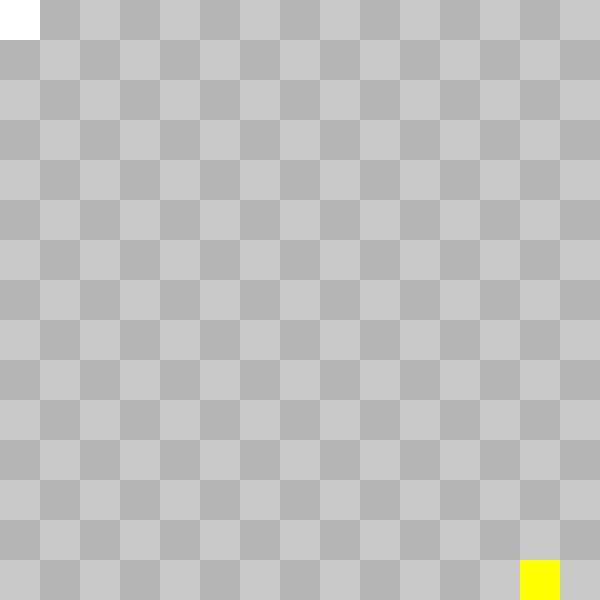
Frame 1 (no input)
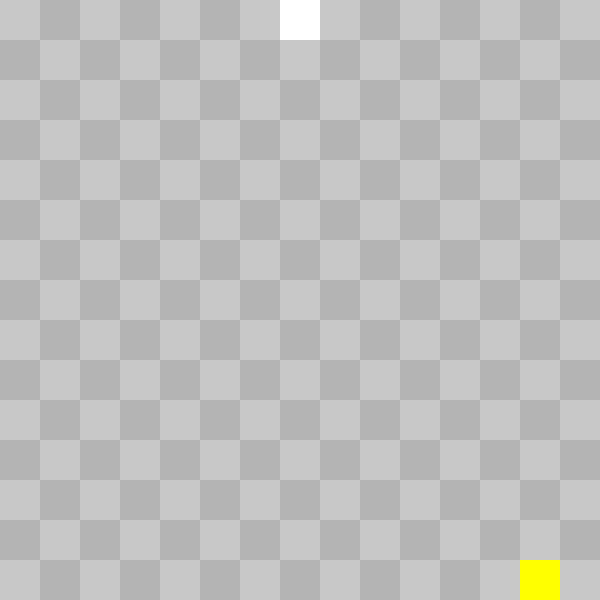
Frame 60 (no input)
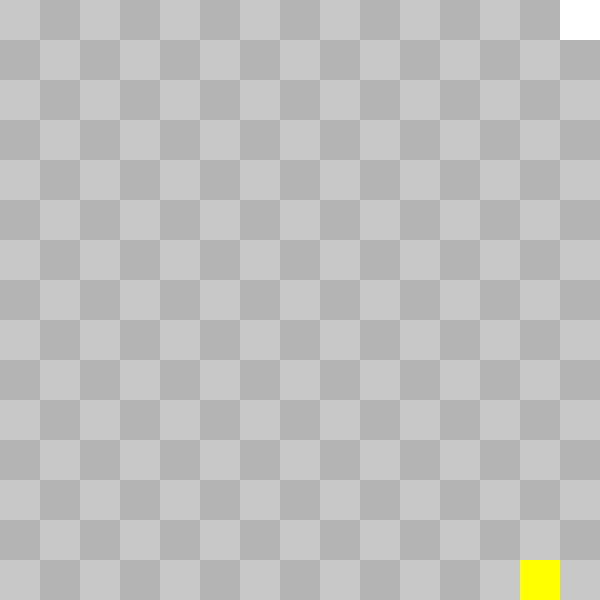
Frame 120 (the mouse pressed at the canvas centre since frame 60)

The p5.js sketch that drew these frames (run headless with seeded random() and noise() and a simulated clock; from frame 60 on, the mouse is pressed at the canvas centre):

// p5.js sketch
// ── sketch.js
var TILE_SIZE = 40;
var spd = 12;

let headX, headY;
let appleX, appleY;

let posX = 0;
let posY = 0;

var gridX = 0;
var gridY = 0;
var gridSizeX = 0;
var gridSizeY = 0;

let inc = false;

var dir = {
  x: 1, y: 0
};

// I suppose this is as far as I can go with my current knowledge...

function appleAte(){
  randomizeApple();
}
function randomizeApple() {
  appleX = (TILE_SIZE * Math.floor(gridSizeX * Math.random())) + (TILE_SIZE /2);
  appleY = (TILE_SIZE * Math.floor(gridSizeY * Math.random())) + (TILE_SIZE /2);
}
function setup() {
  createCanvas(600, 600);
  headX = 0;
  headY = 0;

  gridSizeX = width / TILE_SIZE;
  gridSizeY = height / TILE_SIZE;
  console.log(gridSizeX);
  randomizeApple();
}
function draw() {
  background(220);
  rectMode(CENTER);
  // for (let grid = 0; grid < width; grid += TILE_SIZE){
  //   stroke(0,0 * 255);
  //   line(grid, 0, grid, height);
  //   line(0, grid, width, grid);
  // }
  for (let g_W = 0; g_W < width; g_W += TILE_SIZE) {
    for (let g_H = 0; g_H < height; g_H += TILE_SIZE) {
      noStroke();
      if ((g_W / TILE_SIZE + g_H / TILE_SIZE) % 2 == 0) {
        fill(200);
      } else {
        fill(180);
      }

      square((TILE_SIZE/2) + g_H, (TILE_SIZE/2) + g_W, TILE_SIZE);
    }
  }

  posX += dir.x * (spd/100);
  posY += dir.y * (spd/100);
  headX = (TILE_SIZE/2) + (Math.floor(posX) * TILE_SIZE);
  headY = (TILE_SIZE/2) + (Math.floor(posY) * TILE_SIZE);
  
  if (headX >= width){
    headX = 0;
    posX = 0;
  }
  if (headX < 0) {
    headX = width - TILE_SIZE / 2;
    posX = width / TILE_SIZE - 1;
  }
  if (headY >= height){
    headY = 0;
    posY = 0;
  }
  if (headY < 0) {
    headY = height - TILE_SIZE / 2;
    posY = height / TILE_SIZE - 1;
  }

  if (appleX == headX && appleY == headY) {
    appleAte();
  }

  fill("white");
  square(headX, headY, TILE_SIZE);

  fill("yellow");
  square(appleX, appleY, TILE_SIZE);
}
function keyPressed(){
  if (keyCode == RIGHT_ARROW && !(dir.x < 0)){
    dir.x = 1;
    dir.y = 0;
  }
  if (keyCode == LEFT_ARROW && !(dir.x > 0)){
    dir.x = -1;
    dir.y = 0;
  }
  if (keyCode == UP_ARROW && !(dir.y > 0)){
    dir.x = 0;
    dir.y = -1;
  }
  if (keyCode == DOWN_ARROW && !(dir.y < 0)){
    dir.x = 0;
    dir.y = 1;
  }
}
